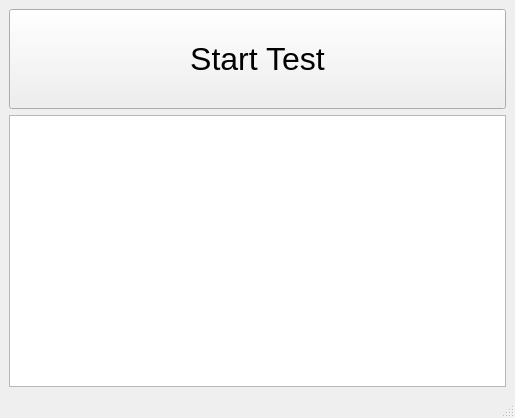
<?xml version="1.0" encoding="UTF-8"?>
<ui version="4.0">
 <class>MainWindow</class>
 <widget class="QMainWindow" name="MainWindow">
  <property name="geometry">
   <rect>
    <x>0</x>
    <y>0</y>
    <width>515</width>
    <height>418</height>
   </rect>
  </property>
  <property name="minimumSize">
   <size>
    <width>400</width>
    <height>300</height>
   </size>
  </property>
  <property name="acceptDrops">
   <bool>false</bool>
  </property>
  <property name="windowTitle">
   <string>Schleich Report Downloader</string>
  </property>
  <property name="autoFillBackground">
   <bool>false</bool>
  </property>
  <widget class="QWidget" name="centralwidget">
   <layout class="QVBoxLayout" name="verticalLayout">
    <item>
     <widget class="QPushButton" name="pushButton">
      <property name="minimumSize">
       <size>
        <width>0</width>
        <height>100</height>
       </size>
      </property>
      <property name="font">
       <font>
        <pointsize>24</pointsize>
       </font>
      </property>
      <property name="text">
       <string>Start Test</string>
      </property>
     </widget>
    </item>
    <item>
     <widget class="QTextEdit" name="textEdit">
      <property name="readOnly">
       <bool>true</bool>
      </property>
      <property name="html">
       <string>&lt;!DOCTYPE HTML PUBLIC &quot;-//W3C//DTD HTML 4.0//EN&quot; &quot;http://www.w3.org/TR/REC-html40/strict.dtd&quot;&gt;
&lt;html&gt;&lt;head&gt;&lt;meta name=&quot;qrichtext&quot; content=&quot;1&quot; /&gt;&lt;style type=&quot;text/css&quot;&gt;
p, li { white-space: pre-wrap; }
&lt;/style&gt;&lt;/head&gt;&lt;body style=&quot; font-family:'Noto Sans'; font-size:10pt; font-weight:400; font-style:normal;&quot;&gt;
&lt;p style=&quot;-qt-paragraph-type:empty; margin-top:0px; margin-bottom:0px; margin-left:0px; margin-right:0px; -qt-block-indent:0; text-indent:0px;&quot;&gt;&lt;br /&gt;&lt;/p&gt;&lt;/body&gt;&lt;/html&gt;</string>
      </property>
     </widget>
    </item>
   </layout>
  </widget>
  <widget class="QStatusBar" name="statusbar"/>
 </widget>
 <resources/>
 <connections/>
</ui>
